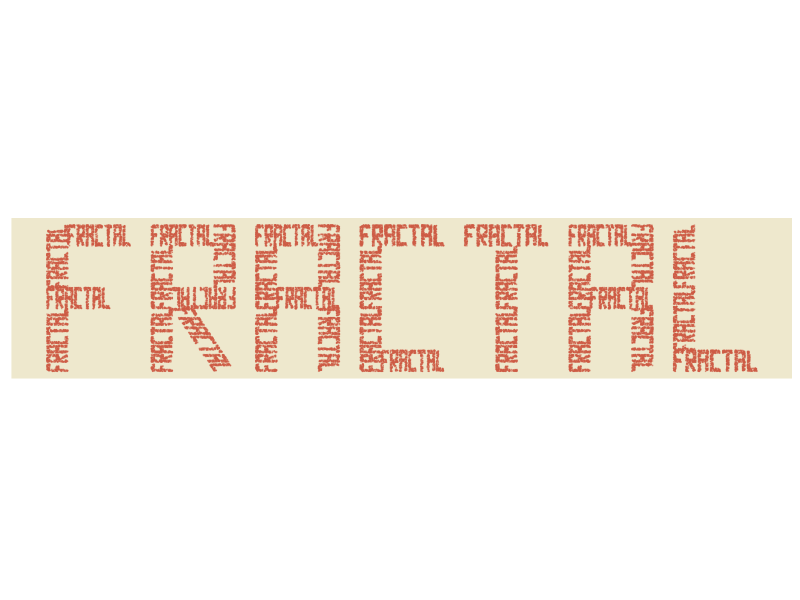

This figure's R source:
library(ggplot2)

textmatrix <- function (word) {
  
  #assembles the blocks for every character in a word
  
  M=matrix(0,0,6) #empty matrix with 6 columns
  
  for (i in 1:nchar(word)){
    
    C <- charmatrix(substr(word, i, i))
    C <- C + 5*(i-1) * rep(1,dim(C)[1]) %*% matrix(c(1,0,0,0,0,0),1,6)
    M <- rbind(M,C)
    
  }
  
  return(M)
  
}

fractaltext <- function(word, dots, iter) {
  
  a <- nchar(word)*(4+1)-1 #character width = 4
  b <- 7 #character height =7
  
  S=matrix(c(1/a,0,0,1/b),2,2) #normalization
  W=matrix(c(a,0,0,b),2,2) #denormalization
  
  D <- textmatrix(word)
  nblock=dim(D)[1] #number of blocks
  
  blockareas <- prop.table(apply(matrix(1:nblock) ,1 ,blockarea, D))
  
  fractal <- matrix(NA,dots,2)
  
  
  for (d in 1:dots){
    
    p <- matrix(runif(2),2,1)
    
    for (i in 1:iter){
      
      block <- sample(1:nblock, 1, replace = T, prob = blockareas) 
      
      L <- matrix(D[block,3:6],2,2) #linear deformation matrix
      O <- matrix(D[block,1:2],2,1) #translation vector
      
      p <- L %*% p + O
      
      p <- S %*% p #normalization
      
    }
    
    p <- W %*% p #denormalization
    
    fractal[d,] <- p
    
    
  }
  
  fractal <- as.data.frame(fractal)
  names(fractal) <- c("x","y")
  return(fractal)
  
}

blockarea <- function (block, D) abs(det(matrix(D[block,3:6],2,2)))

charmatrix <- function (c) {
  
  #computes the blocks of a character
  
  B=list()
  
  
  if (c==" ") {
    
    B[[1]] <- c(0,0,0,0,0,0) #coodinates for (origin x, origin y, L11, L21, L21, L22)
    do.call(rbind,B)
    
  }
  
  else if (c=="a") {
    
    B[[1]] <- c(1,0,0,3,-1,0) #coodinates for (origin x, origin y, L11, L21, L21, L22)
    B[[2]] <- c(1,3,0,3,-1,0)
    B[[3]] <- c(0,6,3,0,0,1)
    B[[4]] <- c(1,3,3,0,0,1)
    B[[5]] <- c(3,7,0,-3,1,0)
    B[[6]] <- c(3,3,0,-3,1,0)
    
    do.call(rbind,B)
    
  }
  
  else if (c=="e") {
    
    B[[1]] <- c(1,0,0,3,-1,0) #coodinates for (origin x, origin y, L11, L21, L21, L22)
    B[[2]] <- c(1,4,0,3,-1,0)
    B[[3]] <- c(0,3,3,0,0,1)
    B[[4]] <- c(1,6,3,0,0,1)
    B[[5]] <- c(1,0,3,0,0,1)
    
    do.call(rbind,B)
    
  }
  
  else if (c=="i") {
    
    B[[1]] <- c(0,0,4,0,0,1) #coodinates for (origin x, origin y, L11, L21, L21, L22)
    B[[2]] <- c(0,6,4,0,0,1)
    B[[3]] <- c(2.5,1,0,5,-1,0)
    
    do.call(rbind,B)
    
  }
  
  else if (c=="o") {
    
    B[[1]] <- c(4,1,-4,0,0,-1) #coodinates for (origin x, origin y, L11, L21, L21, L22)
    B[[2]] <- c(0,6,4,0,0,1)
    B[[3]] <- c(1,1,0,5,-1,0)
    B[[4]] <- c(3,6,0,-5,1,0)
    
    do.call(rbind,B)
    
  }
  
  else if (c=="u") {
    
    B[[1]] <- c(0,7,0,-3,1,0) #coodinates for (origin x, origin y, L11, L21, L21, L22)
    B[[2]] <- c(0,4,0,-3,1,0)
    B[[3]] <- c(0,0,4,0,0,1)
    B[[4]] <- c(4,1,0,3,-1,0)
    B[[5]] <- c(4,4,0,3,-1,0)
    
    do.call(rbind,B)
    
  }
  
  else if (c=="b") {
    
    B[[1]] <- c(1,0,0,3,-1,0) #coodinates for (origin x, origin y, L11, L21, L21, L22)
    B[[2]] <- c(1,4,0,3,-1,0)
    B[[3]] <- c(1,6,3,0,0,1)
    B[[4]] <- c(0,3,3,0,0,1)
    B[[5]] <- c(1,0,3,0,0,1)
    B[[6]] <- c(3,6,-1,-2,1,0)
    B[[7]] <- c(3,3,1,-2,0,1)
    
    do.call(rbind,B)
    
  }
  
  else if (c=="c") {
    
    B[[1]] <- c(1,0,3,0,0,1) #coodinates for (origin x, origin y, L11, L21, L21, L22)
    B[[2]] <- c(1,0,0,3,-1,0)
    B[[3]] <- c(1,3,0,3,-1,0)
    B[[4]] <- c(0,6,4,0,0,1)
    
    do.call(rbind,B)
    
  }
  
  else if (c=="d") {
    
    B[[1]] <- c(2,1,-2,0,0,-1) #coodinates for (origin x, origin y, L11, L21, L21, L22)
    B[[2]] <- c(1,1,0,5,-1,0)
    B[[3]] <- c(0,6,2,0,0,1)
    B[[4]] <- c(2,7,1,-2,1,0)
    B[[5]] <- c(3,5,0,-3,1,0)
    B[[6]] <- c(3,2,-1,-2,1,0)
    
    do.call(rbind,B)
    
  }
  
  else if (c=="f") {
    
    B[[1]] <- c(1,0,0,3,-1,0) #coodinates for (origin x, origin y, L11, L21, L21, L22)
    B[[2]] <- c(1,4,0,3,-1,0)
    B[[3]] <- c(1,6,3,0,0,1)
    B[[4]] <- c(0,3,3,0,0,1)
    
    do.call(rbind,B)
    
  }
  
  else if (c=="g") {
    
    B[[1]] <- c(2,3,2,0,0,1) #coodinates for (origin x, origin y, L11, L21, L21, L22)
    B[[2]] <- c(3,3,0,-3,1,0)
    B[[3]] <- c(3,1,-3,0,0,-1)
    B[[4]] <- c(1,1,0,3,-1,0)
    B[[5]] <- c(1,4,0,3,-1,0)
    B[[6]] <- c(1,6,3,0,0,1)
    
    do.call(rbind,B)
    
  }
  
  else if (c=="h") {
    
    B[[1]] <- c(1,0,0,4,-1,0) #coodinates for (origin x, origin y, L11, L21, L21, L22)
    B[[2]] <- c(1,4,0,3,-1,0)
    B[[3]] <- c(1,3,3,0,0,1)
    B[[4]] <- c(3,7,0,-3,1,0)
    B[[5]] <- c(3,3,0,-3,1,0)
    
    do.call(rbind,B)
    
  }
  
  else if (c=="j") {
    
    B[[1]] <- c(3,7,0,-3,1,0) #coodinates for (origin x, origin y, L11, L21, L21, L22)
    B[[2]] <- c(3,4,0,-3,1,0)
    B[[3]] <- c(4,1,-3,0,0,-1)
    B[[4]] <- c(1,0,0,3,-1,0)
    
    do.call(rbind,B)
    
  }
  
  else if (c=="k") {
    
    B[[1]] <- c(1,0,0,4,-1,0) #coodinates for (origin x, origin y, L11, L21, L21, L22)
    B[[2]] <- c(1,4,0,3,-1,0)
    B[[3]] <- c(1,3,3,3,0,1)
    B[[4]] <- c(1,3,2,-3,1,0)
    
    do.call(rbind,B)
    
  }
  
  else if (c=="l") {
    
    B[[1]] <- c(0,0,4,0,0,1) #coodinates for (origin x, origin y, L11, L21, L21, L22)
    B[[2]] <- c(1,1,0,3,-1,0)
    B[[3]] <- c(1,4,0,3,-1,0)
    
    do.call(rbind,B)
    
  }
  
  else if (c=="m") {
    
    B[[1]] <- c(1,0,0,4,-1,0) #coodinates for (origin x, origin y, L11, L21, L21, L22)
    B[[2]] <- c(1,4,0,3,-1,0)
    B[[3]] <- c(1,5.5,1,-2,0,1.5)
    B[[4]] <- c(2,3.5,1,2,0,1.5)
    B[[5]] <- c(3,7,0,-3,1,0)
    B[[6]] <- c(3,4,0,-4,1,0)
    
    do.call(rbind,B)
    
  }
  
  else if (c=="n") {
    
    B[[1]] <- c(1,0,0,4,-1,0) #coodinates for (origin x, origin y, L11, L21, L21, L22)
    B[[2]] <- c(1,4,0,3,-1,0)
    B[[3]] <- c(1,5,2,-5,0,2)
    B[[4]] <- c(4,0,0,3,-1,0)
    B[[5]] <- c(4,3,0,4,-1,0)
    
    do.call(rbind,B)
    
  }
  
  else if (c=="p") {
    
    B[[1]] <- c(1,0,0,3,-1,0) #coodinates for (origin x, origin y, L11, L21, L21, L22)
    B[[2]] <- c(1,3,0,3,-1,0)
    B[[3]] <- c(0,6,3,0,0,1)
    B[[4]] <- c(3,7,0,-3,1,0)
    B[[5]] <- c(4,4,-3,0,0,-1)
    
    do.call(rbind,B)
    
  }
  
  else if (c=="q") {
    
    B[[1]] <- c(1,1,0,3,-1,0) #coodinates for (origin x, origin y, L11, L21, L21, L22)
    B[[2]] <- c(1,4,0,3,-1,0)
    B[[3]] <- c(1,6,3,0,0,1)
    B[[4]] <- c(3,6,0,-4,1,0)
    B[[5]] <- c(4,2,-3,0,0,-1)
    B[[6]] <- c(2,1,1,-1,1,0)
    
    do.call(rbind,B)
    
  }
  
  else if (c=="r") {
    
    B[[1]] <- c(1,0,0,3,-1,0) #coodinates for (origin x, origin y, L11, L21, L21, L22)
    B[[2]] <- c(1,3,0,3,-1,0)
    B[[3]] <- c(0,6,3,0,0,1)
    B[[4]] <- c(3,7,0,-3,1,0)
    B[[5]] <- c(4,4,-3,0,0,-1)
    B[[6]] <- c(1,3,2,-3,1,0)
    
    do.call(rbind,B)
    
  }
  
  else if (c=="s") {
    
    B[[1]] <- c(0,0,3,0,0,1) #coodinates for (origin x, origin y, L11, L21, L21, L22)
    B[[2]] <- c(4,0,0,4,-1,0)
    B[[3]] <- c(3,4,-3,0,0,-1)
    B[[4]] <- c(1,4,0,3,-1,0)
    B[[5]] <- c(1,6,3,0,0,1)
    
    do.call(rbind,B)
    
  }
  
  else if (c=="t") {
    
    B[[1]] <- c(2.5,0,0,3,-1,0) #coodinates for (origin x, origin y, L11, L21, L21, L22)
    B[[2]] <- c(2.5,3,0,3,-1,0)
    B[[3]] <- c(0,6,4,0,0,1)
    
    do.call(rbind,B)
    
  }
  
  else if (c=="v") {
    
    B[[1]] <- c(0,7,0,-3,1,0) #coodinates for (origin x, origin y, L11, L21, L21, L22)
    B[[2]] <- c(0,4,0.75,-3,1,0)
    B[[3]] <- c(0.875,0,2.25,0,0,1)
    B[[4]] <- c(3.25,1,0.75,3,-1,0)
    B[[5]] <- c(4,4,0,3,-1,0)
    
    do.call(rbind,B)
    
  }
  
  else if (c=="w") {
    
    B[[1]] <- c(0,7,0.25,-3.5,0.5,0) #coodinates for (origin x, origin y, L11, L21, L21, L22)
    B[[2]] <- c(0.25,3.5,0.25,-3.5,0.5,0)
    B[[3]] <- c(1.5,0,0.5,3,-0.5,0)
    B[[4]] <- c(2,3,0.5,-3,0.5,0)
    B[[5]] <- c(3.5,0,0.25,3.5,-0.5,0)
    B[[6]] <- c(3.75,3.5,0.25,3.5,-0.5,0)
    
    do.call(rbind,B)
    
  }
  
  else if (c=="x") {
    
    B[[1]] <- c(1,0,1,3.5,-1,0) #coodinates for (origin x, origin y, L11, L21, L21, L22)
    B[[2]] <- c(0,7,1,-3.5,1,0)
    B[[3]] <- c(3,7,-1,-3.5,1,0)
    B[[4]] <- c(4,0,-1,3.5,-1,0)
    
    do.call(rbind,B)
    
  }
  
  else if (c=="y") {
    
    B[[1]] <- c(0,7,1,-4,1,0) #coodinates for (origin x, origin y, L11, L21, L21, L22)
    B[[2]] <- c(3,3,1,4,-1,0)
    B[[3]] <- c(2.7,0,0,3,-1.4,0)
    
    do.call(rbind,B)
    
  }
  
  else if (c=="z") {
    
    B[[1]] <- c(0,0,4,0,0,1) #coodinates for (origin x, origin y, L11, L21, L21, L22)
    B[[2]] <- c(0,6,4,0,0,1)
    B[[3]] <- c(3,6,-3,-5,1,0)
    
    do.call(rbind,B)
    
  }
  
  else if (c=="") {
    
    B[[1]] <- c() #coodinates for (origin x, origin y, L11, L21, L21, L22)
    B[[2]] <- c()
    B[[3]] <- c()
    B[[4]] <- c()
    B[[5]] <- c()
    B[[6]] <- c()
    B[[7]] <- c()
    
    do.call(rbind,B)
    
  }
  
  else if (c=="") {
    
    B[[1]] <- c() #coodinates for (origin x, origin y, L11, L21, L21, L22)
    B[[2]] <- c()
    B[[3]] <- c()
    B[[4]] <- c()
    B[[5]] <- c()
    B[[6]] <- c()
    B[[7]] <- c()
    
    do.call(rbind,B)
    
  }
  
  else if (c=="") {
    
    B[[1]] <- c() #coodinates for (origin x, origin y, L11, L21, L21, L22)
    B[[2]] <- c()
    B[[3]] <- c()
    B[[4]] <- c()
    B[[5]] <- c()
    B[[6]] <- c()
    B[[7]] <- c()
    
    do.call(rbind,B)
    
  }
  
  else {
    
    B[[1]] <- c(0,0,0,0,0,0) #coodinates for (origin x, origin y, L11, L21, L21, L22)
    do.call(rbind,B)
    
  }
  
}

plotfractaltext <- function(word="", dots=30000, iter=3, textcolor='coral3', backcolor='cornsilk2', dotsize=.01) {

  fractal <- fractaltext(word, dots, iter)

  ggplot(fractal, aes(x=x, y=y)) +
    geom_point(size=dotsize,alpha=0.4, color=textcolor) + coord_fixed() +
    guides(fill=FALSE) + 
    theme(panel.grid.major = element_blank(), panel.grid.minor = element_blank())+
    theme(panel.background = element_rect(fill = backcolor))+
    theme(axis.text.x=element_blank(), axis.text.y=element_blank(),
          axis.title.x=element_blank(), axis.title.y=element_blank(),
          axis.ticks=element_blank())

}


plotfractaltext("fractal",40000,4)

